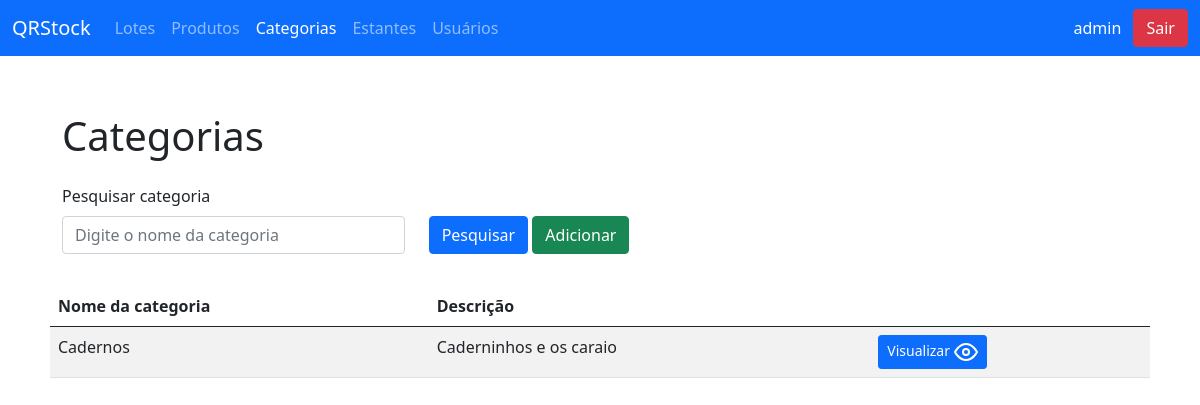
The app's page /categories/ (signed in), older data.
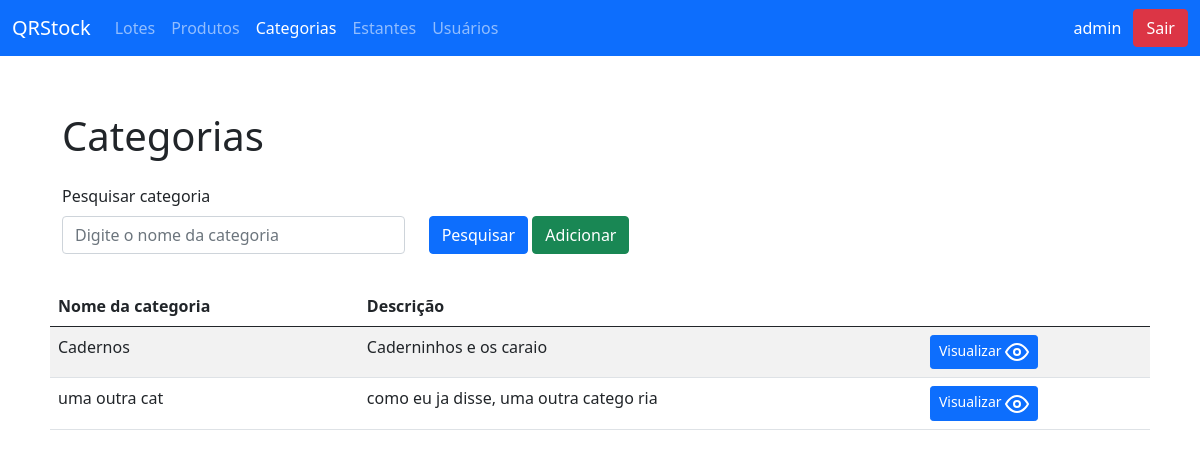
The same page, newer data.
### QRcodeStock/models.py (models this page shows, shortened)
class Categoria(models.Model):
    nome = models.CharField(max_length=50)
    descricao = models.CharField(max_length=100)
    class Meta:
        verbose_name_plural = 'Categorias'

### QRcodeStock/views.py (the view)
# urls.py: path('categories/', list_categories, name='url_list_categories'),
@login_required
def list_categories(request):
    if request.POST:
        if request.POST['filter']:
            categories = Categoria.objects.filter(nome=request.POST['filter'])
        else:
            categories = Categoria.objects.all()
    else:
        categories = Categoria.objects.all()
    context = {'titulo': 'QRStock - Lista de categorias', 'categories': categories}
    return render(request, 'listagem/categorias.html', context)

### QRcodeStock/templates/listagem/categorias.html (shortened to what this page needs)
{% extends 'base.html' %}
{% block conteudo %}
  <div class="container-md" style="margin: 56px auto 32px; padding: 0 32px;">
    <div class="row">
      <div class="col-md-12">
        <h1>Categorias</h1>
      </div>
    </div>
    <form method="post" class="row" style="margin-top: 16px;">
      <div class="col-md-4">
        <label for="pesquisa" class="form-label">Pesquisar categoria</label>
        <input type="text" class="form-control" id="pesquisa" name="filter"
               placeholder="Digite o nome da categoria">
      </div>
      <div class="col-md-4 d-flex align-items-end">
        <button
          type="submit"
          class="btn btn-primary"
          id="pesquisar-produto"
        >
          Pesquisar
        </button>
          <a href="/add_category/">
          <button
                type="button"
                class="btn btn-success"
          >
          Adicionar
          </button>
              </a>
      </div>
    </form>
    <div class="row" style="margin-top: 32px;">
      <table class="table table-striped">
        <thead>
          <th>Nome da categoria</th>
          <th>Descrição</th>
          <th></th>
        </thead>
        <tbody>
            {% for category in categories %}
                <tr>
                    <td>{{ category.nome }}</td>
                    <td>{{ category.descricao }}</td>
                    <td>
                      <a href="{% url 'url_show_category' category.id %}" class="btn btn-primary btn-sm">
                        Visualizar <i style="font-size: 12px;" data-feather="eye"></i>
                      </a>
                    </td>
                </tr>
            {% endfor %}
        </tbody>
      </table>
    </div>
  </div>
{% endblock %}

Row changes from the older to the newer data that the page shows:
added Categoria: nome "uma outra cat", descricao "como eu ja disse, uma outra catego ria"
